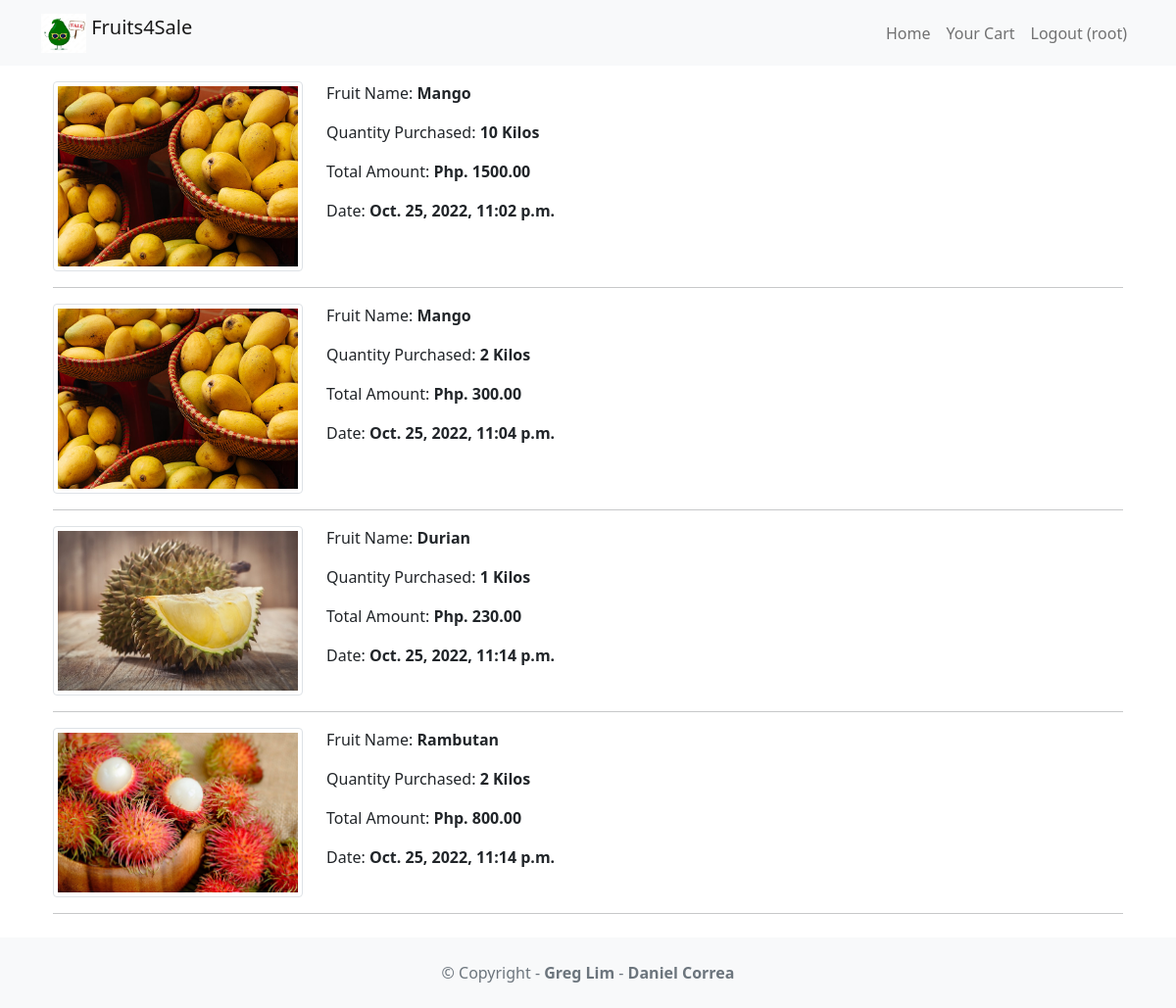
The page /myCart (signed in) on the database its author committed.
### fruits/models.py (models this page shows, shortened)
class MyCart(models.Model):
    user = models.ForeignKey(User,on_delete=models.CASCADE)
    fruit = models.ForeignKey(Fruits,on_delete=models.CASCADE)
    quantity_purchased = models.IntegerField()
    total_amount = models.FloatField()
    date = models.DateTimeField(auto_now_add=True)

class Fruits(models.Model):
	fruit_name = models.CharField(max_length=100)
	description = models.CharField(max_length=100)
	image = models.ImageField(upload_to='movie/images/')
	quantity = models.IntegerField()
	units = models.CharField(max_length=100)
	price_per_quantity = models.FloatField()

### fruits/views.py (the view)
# urls.py: path('myCart', f_views.myCart, name='myCart'),
@login_required
def myCart(request):
	cartData = MyCart.objects.filter(user = request.user)
	context = {'cartData':cartData}
	return render(request, 'myCart.html', context)

### fruits4sale/templates/myCart.html
{% extends 'base.html' %}
{% block content %}
{% if cartData %}
<div class="container">
	{% for fruitdata in cartData %}
	<div class="row">
		<div class="col-3 col-sm-3">
			<img class="img-thumbnail " src="{{ fruitdata.fruit.image.url }}" />
		</div>
		<div class="col-3 col-sm-3">
			<p>Fruit Name: <b>{{ fruitdata.fruit.fruit_name }}</b></p>
			<p>Quantity Purchased: <b>{{ fruitdata.quantity_purchased }} {{ fruitdata.fruit.units }}</b></p>
			<p>Total Amount: <b>Php. {{ fruitdata.total_amount|floatformat:2 }}</b></p>
			<p>Date: <b>{{ fruitdata.date }}</b></p>
		</div>
	</div>
	<hr>
	{% endfor %}
</div>
{% else %}
<h5 class="text-danger"><i>You currently have an empty Cart</i></h5>
{% endif %}
{% endblock content %}

### fruits4sale/templates/base.html (shortened to what this page needs)
<!DOCTYPE html>
<html>
  <head>
    <link href="https://cdn.jsdelivr.net/npm/bootstrap@5.1.1/dist/css/bootstrap.min.css" rel="stylesheet" />
  </head>
  <body>
    <nav class="navbar navbar-expand-lg navbar-light bg-light mb-3">
      <div class="container">
        <a class="navbar-brand" href="{% url 'home' %}">
          {% load static %}
          <img src="{% static 'images/fruits4sale_logo.jpeg' %}" alt="" width="46" height="40"
            class="d-inline-block align-text-top" />
          Fruits4Sale
        </a>
        <div class="collapse navbar-collapse" id="navbarNavAltMarkup">
          <div class="navbar-nav ms-auto">
            {% if user.is_authenticated %}
              <a class="nav-link" href="{% url 'home' %}">Home</a>
              <a class="nav-link" href="{% url 'myCart' %}">Your Cart</a>
              <a class="nav-link" href="{% url 'logoutaccount' %}">
                Logout ({{ user.username }})
              </a>
            {% endif %}
          </div>
        </div>
      </div>
    </nav>
    <div class="container">
      {% block content %}
      {% endblock content %}
    </div>
    <footer class="text-center text-lg-start bg-light text-muted mt-4">
      <div class="text-center p-4">
        © Copyright -
        <a class="text-reset fw-bold text-decoration-none"
          target="_blank" href="https://twitter.com/greglim81">
          Greg Lim
        </a> -
        <a class="text-reset fw-bold text-decoration-none"
          target="_blank" href="https://twitter.com/danielgarax">
          Daniel Correa
        </a>
      </div>
    </footer>
  </body>
</html>

### rows shown on the page
MyCart: fruit.image (picture), fruit.fruit_name "Mango", quantity_purchased "10", fruit.units "Kilos", total_amount "1500.00", date "Oct. 25, 2022, 11:02 p.m."
MyCart: fruit.image (picture), fruit.fruit_name "Mango", quantity_purchased "2", fruit.units "Kilos", total_amount "300.00", date "Oct. 25, 2022, 11:04 p.m."
MyCart: fruit.image (picture), fruit.fruit_name "Durian", quantity_purchased "1", fruit.units "Kilos", total_amount "230.00", date "Oct. 25, 2022, 11:14 p.m."
MyCart: fruit.image (picture), fruit.fruit_name "Rambutan", quantity_purchased "2", fruit.units "Kilos", total_amount "800.00", date "Oct. 25, 2022, 11:14 p.m."

### other values the page prints
{{ user.username }} "root"
